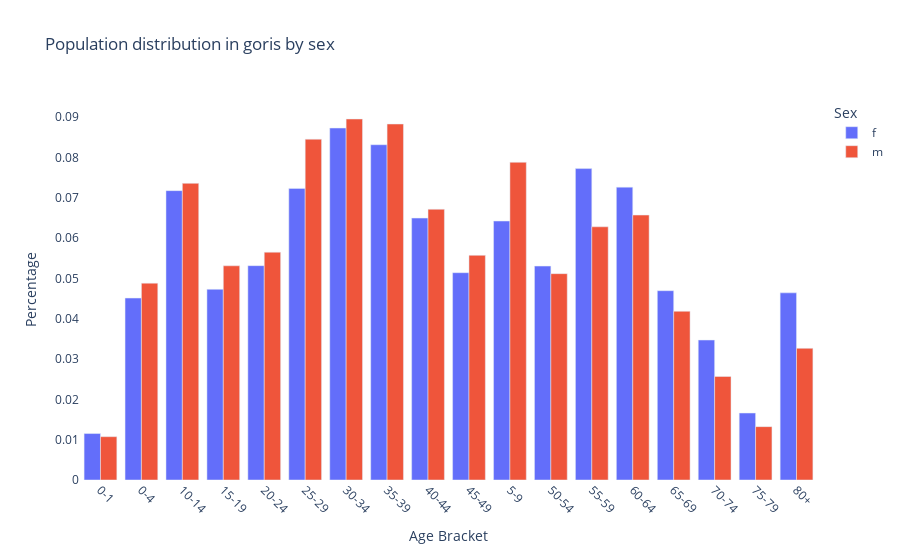

The notebook cell saved with this chart:
### Markdown cell above
Population distribution by age and sex

### Code cell
age_stats()

### Figure 1 — Plotly figure (JSON) as saved in the notebook; plotly's stock layout.template omitted (floating-point values rounded to 4 significant figures)
{"data": [{"alignmentgroup": "True", "hovertemplate": "Sex=f<br>Age Bracket=%{x}<br>Percentage=%{y}<extra></extra>", "legendgroup": "f", "marker": {"color": "#636efa", "pattern": {"shape": ""}}, "name": "f", "offsetgroup": "f", "orientation": "v", "showlegend": true, "textposition": "auto", "type": "bar", "x": ["0-1", "0-4", "10-14", "15-19", "20-24", "25-29", "30-34", "35-39", "40-44", "45-49", "5-9", "50-54", "55-59", "60-64", "65-69", "70-74", "75-79", "80+"], "xaxis": "x", "y": [0.01152, 0.04513, 0.07178, 0.0473, 0.05317, 0.07233, 0.08731, 0.08317, 0.06497, 0.05142, 0.06424, 0.05306, 0.07725, 0.07265, 0.04696, 0.03471, 0.01661, 0.04642], "yaxis": "y"}, {"alignmentgroup": "True", "hovertemplate": "Sex=m<br>Age Bracket=%{x}<br>Percentage=%{y}<extra></extra>", "legendgroup": "m", "marker": {"color": "#EF553B", "pattern": {"shape": ""}}, "name": "m", "offsetgroup": "m", "orientation": "v", "showlegend": true, "textposition": "auto", "type": "bar", "x": ["0-1", "0-4", "10-14", "15-19", "20-24", "25-29", "30-34", "35-39", "40-44", "45-49", "5-9", "50-54", "55-59", "60-64", "65-69", "70-74", "75-79", "80+"], "xaxis": "x", "y": [0.01074, 0.04882, 0.07359, 0.05313, 0.05651, 0.08454, 0.08955, 0.0883, 0.06715, 0.05573, 0.07881, 0.05118, 0.06281, 0.06572, 0.04185, 0.02567, 0.01324, 0.03266], "yaxis": "y"}], "layout": {"barmode": "group", "legend": {"title": {"text": "Sex"}, "tracegroupgap": 0}, "plot_bgcolor": "white", "title": {"text": "Population distribution in goris by sex"}, "xaxis": {"anchor": "y", "domain": [0, 1], "tickangle": 45, "title": {"text": "Age Bracket"}}, "yaxis": {"anchor": "x", "domain": [0, 1], "title": {"text": "Percentage"}}}}
